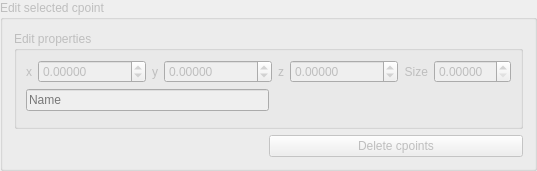
            <widget class="QGroupBox" name="edit_cpoint_parent_box">
             <property name="enabled">
              <bool>false</bool>
             </property>
             <property name="sizePolicy">
              <sizepolicy hsizetype="Ignored" vsizetype="Fixed">
               <horstretch>0</horstretch>
               <verstretch>0</verstretch>
              </sizepolicy>
             </property>
             <property name="title">
              <string>Edit selected cpoint</string>
             </property>
             <property name="flat">
              <bool>false</bool>
             </property>
             <property name="checkable">
              <bool>false</bool>
             </property>
             <layout class="QVBoxLayout" name="verticalLayout_3">
              <item>
               <widget class="QFrame" name="edit_cpoint_box">
                <property name="frameShape">
                 <enum>QFrame::NoFrame</enum>
                </property>
                <property name="frameShadow">
                 <enum>QFrame::Raised</enum>
                </property>
                <layout class="QVBoxLayout" name="verticalLayout_7">
                 <property name="spacing">
                  <number>6</number>
                 </property>
                 <property name="leftMargin">
                  <number>0</number>
                 </property>
                 <property name="topMargin">
                  <number>0</number>
                 </property>
                 <property name="rightMargin">
                  <number>0</number>
                 </property>
                 <property name="bottomMargin">
                  <number>0</number>
                 </property>
                 <item>
                  <widget class="QGroupBox" name="groupBox_13">
                   <property name="sizePolicy">
                    <sizepolicy hsizetype="Preferred" vsizetype="Preferred">
                     <horstretch>0</horstretch>
                     <verstretch>0</verstretch>
                    </sizepolicy>
                   </property>
                   <property name="title">
                    <string>Edit properties</string>
                   </property>
                   <layout class="QVBoxLayout" name="verticalLayout_4">
                    <item>
                     <layout class="QHBoxLayout" name="horizontalLayout_14">
                      <property name="topMargin">
                       <number>0</number>
                      </property>
                      <item>
                       <widget class="QLabel" name="label_18">
                        <property name="sizePolicy">
                         <sizepolicy hsizetype="Maximum" vsizetype="Preferred">
                          <horstretch>0</horstretch>
                          <verstretch>0</verstretch>
                         </sizepolicy>
                        </property>
                        <property name="text">
                         <string>x</string>
                        </property>
                        <property name="alignment">
                         <set>Qt::AlignRight|Qt::AlignTrailing|Qt::AlignVCenter</set>
                        </property>
                       </widget>
                      </item>
                      <item>
                       <widget class="QDoubleSpinBox" name="edit_cpoint_coords_x">
                        <property name="toolTip">
                         <string>Edit x coordinate of selected cpoint</string>
                        </property>
                        <property name="buttonSymbols">
                         <enum>QAbstractSpinBox::UpDownArrows</enum>
                        </property>
                        <property name="decimals">
                         <number>5</number>
                        </property>
                        <property name="minimum">
                         <double>-100000000000000096986267123712.000000000000000</double>
                        </property>
                        <property name="maximum">
                         <double>9999999999999999583119736832.000000000000000</double>
                        </property>
                       </widget>
                      </item>
                      <item>
                       <widget class="QLabel" name="label_19">
                        <property name="sizePolicy">
                         <sizepolicy hsizetype="Maximum" vsizetype="Preferred">
                          <horstretch>0</horstretch>
                          <verstretch>0</verstretch>
                         </sizepolicy>
                        </property>
                        <property name="text">
                         <string>y</string>
                        </property>
                        <property name="alignment">
                         <set>Qt::AlignRight|Qt::AlignTrailing|Qt::AlignVCenter</set>
                        </property>
                       </widget>
                      </item>
                      <item>
                       <widget class="QDoubleSpinBox" name="edit_cpoint_coords_y">
                        <property name="toolTip">
                         <string>Edit y coordinate of selected cpoint</string>
                        </property>
                        <property name="buttonSymbols">
                         <enum>QAbstractSpinBox::UpDownArrows</enum>
                        </property>
                        <property name="decimals">
                         <number>5</number>
                        </property>
                        <property name="minimum">
                         <double>-100000000000000096986267123712.000000000000000</double>
                        </property>
                        <property name="maximum">
                         <double>9999999999999999583119736832.000000000000000</double>
                        </property>
                       </widget>
                      </item>
                      <item>
                       <widget class="QLabel" name="label_20">
                        <property name="sizePolicy">
                         <sizepolicy hsizetype="Maximum" vsizetype="Preferred">
                          <horstretch>0</horstretch>
                          <verstretch>0</verstretch>
                         </sizepolicy>
                        </property>
                        <property name="text">
                         <string>z</string>
                        </property>
                        <property name="alignment">
                         <set>Qt::AlignRight|Qt::AlignTrailing|Qt::AlignVCenter</set>
                        </property>
                       </widget>
                      </item>
                      <item>
                       <widget class="QDoubleSpinBox" name="edit_cpoint_coords_z">
                        <property name="toolTip">
                         <string>Edit z coordinate of selected cpoint</string>
                        </property>
                        <property name="buttonSymbols">
                         <enum>QAbstractSpinBox::UpDownArrows</enum>
                        </property>
                        <property name="decimals">
                         <number>5</number>
                        </property>
                        <property name="minimum">
                         <double>-100000000000000096986267123712.000000000000000</double>
                        </property>
                        <property name="maximum">
                         <double>9999999999999999583119736832.000000000000000</double>
                        </property>
                       </widget>
                      </item>
                      <item>
                       <widget class="QLabel" name="label_21">
                        <property name="sizePolicy">
                         <sizepolicy hsizetype="Maximum" vsizetype="Preferred">
                          <horstretch>0</horstretch>
                          <verstretch>0</verstretch>
                         </sizepolicy>
                        </property>
                        <property name="text">
                         <string>Size</string>
                        </property>
                        <property name="alignment">
                         <set>Qt::AlignRight|Qt::AlignTrailing|Qt::AlignVCenter</set>
                        </property>
                       </widget>
                      </item>
                      <item>
                       <widget class="QDoubleSpinBox" name="edit_cpoint_size">
                        <property name="toolTip">
                         <string>Edit size of selected cpoint</string>
                        </property>
                        <property name="buttonSymbols">
                         <enum>QAbstractSpinBox::UpDownArrows</enum>
                        </property>
                        <property name="decimals">
                         <number>5</number>
                        </property>
                       </widget>
                      </item>
                     </layout>
                    </item>
                    <item>
                     <layout class="QHBoxLayout" name="horizontalLayout_13">
                      <property name="topMargin">
                       <number>0</number>
                      </property>
                      <item>
                       <widget class="QLineEdit" name="edit_cpoint_name">
                        <property name="toolTip">
                         <string>Name of the cpoint</string>
                        </property>
                        <property name="placeholderText">
                         <string>Name</string>
                        </property>
                       </widget>
                      </item>
                      <item>
                       <spacer name="horizontalSpacer_8">
                        <property name="orientation">
                         <enum>Qt::Horizontal</enum>
                        </property>
                        <property name="sizeType">
                         <enum>QSizePolicy::Expanding</enum>
                        </property>
                        <property name="sizeHint" stdset="0">
                         <size>
                          <width>40</width>
                          <height>20</height>
                         </size>
                        </property>
                       </spacer>
                      </item>
                     </layout>
                    </item>
                    <item>
                     <widget class="QFrame" name="edit_cpoint_properties">
                      <property name="frameShape">
                       <enum>QFrame::NoFrame</enum>
                      </property>
                      <property name="frameShadow">
                       <enum>QFrame::Raised</enum>
                      </property>
                      <layout class="QHBoxLayout" name="horizontalLayout_10">
                       <property name="spacing">
                        <number>0</number>
                       </property>
                       <property name="leftMargin">
                        <number>0</number>
                       </property>
                       <property name="topMargin">
                        <number>0</number>
                       </property>
                       <property name="rightMargin">
                        <number>0</number>
                       </property>
                       <property name="bottomMargin">
                        <number>0</number>
                       </property>
                      </layout>
                     </widget>
                    </item>
                   </layout>
                  </widget>
                 </item>
                </layout>
               </widget>
              </item>
              <item>
               <layout class="QHBoxLayout" name="delete_cpoints_layout">
                <property name="topMargin">
                 <number>0</number>
                </property>
                <item>
                 <spacer name="horizontalSpacer_6">
                  <property name="orientation">
                   <enum>Qt::Horizontal</enum>
                  </property>
                  <property name="sizeType">
                   <enum>QSizePolicy::Expanding</enum>
                  </property>
                  <property name="sizeHint" stdset="0">
                   <size>
                    <width>40</width>
                    <height>20</height>
                   </size>
                  </property>
                 </spacer>
                </item>
                <item>
                 <widget class="QPushButton" name="delete_cpoints_btn">
                  <property name="sizePolicy">
                   <sizepolicy hsizetype="Expanding" vsizetype="Fixed">
                    <horstretch>0</horstretch>
                    <verstretch>0</verstretch>
                   </sizepolicy>
                  </property>
                  <property name="toolTip">
                   <string>Delete selected cpoints</string>
                  </property>
                  <property name="text">
                   <string>Delete cpoints</string>
                  </property>
                 </widget>
                </item>
               </layout>
              </item>
             </layout>
            </widget>
